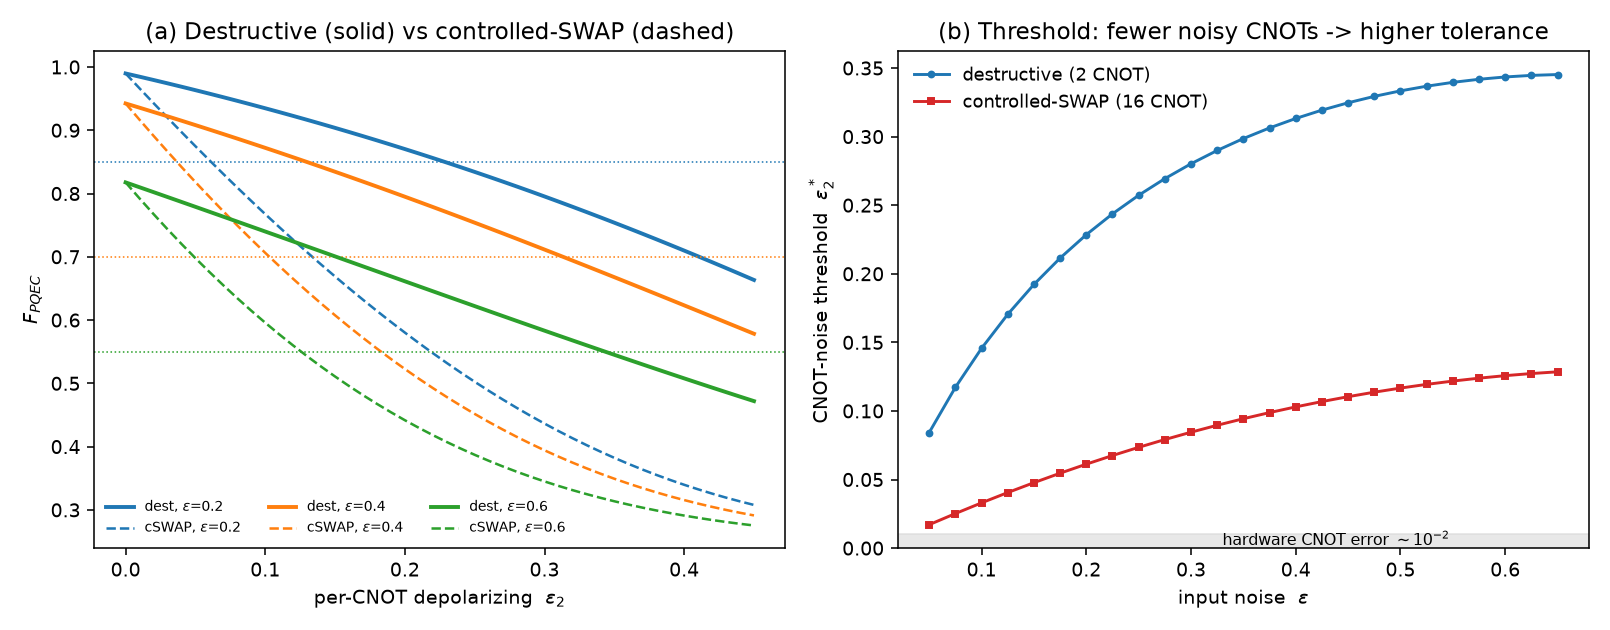

This chart was generated by the following Python code:
"""
Destructive / virtual-distillation SWAP gadget: same PQEC observable, 2 CNOTs.
=============================================================================

The controlled-SWAP gadget (H_a . CSWAP . CSWAP . H_a) needs, for a 2-qubit Bell
register, two decomposed Fredkins = 16 CNOTs.  But the quantity PQEC actually uses
is the purified observable

    F = <O>_purified = Tr(O rho^2) / Tr(rho^2)  (for two identical copies rho).

That can be obtained *without* an ancilla or any controlled-SWAP, via the
destructive SWAP test / virtual-distillation measurement
(Garcia-Escartin & Chamorro-Posada 2013; Huggins et al. 2021): apply a Bell-basis
change between corresponding qubits of the two copies and read out.  For an
M-qubit register this uses only **M CNOTs** (here M = 2) instead of 16.

Construction (registers A=(A1,A2), B=(B1,B2), qubits (0,1,2,3), no ancilla):

  SWAP_reg = SWAP_{A1B1} SWAP_{A2B2}
  V        = [H_{A1} CNOT_{A1->B1}] [H_{A2} CNOT_{A2->B2}]        (Bell-basis change)
  Pi       = V SWAP_reg V^dagger        (diagonalized SWAP; a Z-basis observable)

  denominator observable  O_den = Pi                       -> <O_den> = Tr(rho^2)
  numerator observable    O_num = V [ 1/2 (O_A SWAP_reg + SWAP_reg O_A) ] V^dagger
                                                            -> <O_num> = Tr(O rho^2)

The experiment applies the (noisy) Bell-change V and measures the FIXED
ideal-frame observables O_den, O_num; F = <O_num>/<O_den>.

Results (verified in main()):
  * Ideal (no gate noise): F equals the controlled-SWAP gadget and Tr(Orho^2)/Tr(rho^2)
    to ~1e-15, for the fidelity projector and for a generic Pauli observable.
  * With a two-qubit depolarizing channel eps2 after each CNOT (single-qubit gates
    ideal, same convention as the controlled-SWAP study), the CNOT-noise threshold
    eps2* is ~3-4x higher than the 16-CNOT controlled-SWAP gadget -- because only
    2 CNOTs carry noise.

Caveat: the destructive gadget is measurement-only; it yields <O> but not a
coherent purified state to feed forward.  It is the right tool for the
observable/threshold analysis, not for interleaving a purified state in an algorithm.

Run:  python destructive_gadget.py
"""

import numpy as np
import matplotlib.pyplot as plt
import pennylane as qml

from noisy_bell_state import make_noisy_bell, O_PHI_PLUS, global_depol_kraus
from pqec_gadget import obs_purified                     # controlled-SWAP gadget (ideal)
from pqec_cnot_threshold import F_dec as F_cswap, F_bare, eps2_star as eps2_star_cswap

np.set_printoptions(precision=4, suppress=True)

# ---------------------------------------------------------------------------
# 4-qubit operators, ordering (A1,A2,B1,B2) = qubits (0,1,2,3), qubit 0 = MSB
# ---------------------------------------------------------------------------
_I2 = np.eye(2, dtype=complex)
_H = np.array([[1, 1], [1, -1]], dtype=complex) / np.sqrt(2)
_Z = np.array([[1, 0], [0, -1]], dtype=complex)


def _embed1(g, i, n=4):
    ops = [_I2] * n
    ops[i] = g
    M = ops[0]
    for o in ops[1:]:
        M = np.kron(M, o)
    return M


def _cnot4(c, t, n=4):
    dim = 2 ** n
    M = np.zeros((dim, dim), dtype=complex)
    for x in range(dim):
        b = [(x >> (n - 1 - k)) & 1 for k in range(n)]
        if b[c]:
            b[t] ^= 1
        M[sum(v << (n - 1 - k) for k, v in enumerate(b)), x] = 1
    return M


def _swap4(i, j, n=4):
    dim = 2 ** n
    M = np.zeros((dim, dim), dtype=complex)
    for x in range(dim):
        b = [(x >> (n - 1 - k)) & 1 for k in range(n)]
        b[i], b[j] = b[j], b[i]
        M[sum(v << (n - 1 - k) for k, v in enumerate(b)), x] = 1
    return M


SWAP_REG = _swap4(0, 2) @ _swap4(1, 3)                       # SWAP_{A1B1} SWAP_{A2B2}
V_BELL = _embed1(_H, 0) @ _cnot4(0, 2) @ _embed1(_H, 1) @ _cnot4(1, 3)   # Bell-change
PI = V_BELL @ SWAP_REG @ V_BELL.conj().T                     # diagonalized SWAP


def _observables(O2):
    """Fixed (ideal-frame) numerator and denominator observables for a 2-qubit
    register observable O2 acting on A=(A1,A2)."""
    O_A = np.kron(O2, np.eye(4, dtype=complex))
    O_num = V_BELL @ (0.5 * (O_A @ SWAP_REG + SWAP_REG @ O_A)) @ V_BELL.conj().T
    return O_num, PI


# ---------------------------------------------------------------------------
# Genuine destructive gadget circuit (no ancilla; 2 CNOTs; noise after each CNOT)
# ---------------------------------------------------------------------------
_dev = qml.device("default.mixed", wires=4)


def _dest_state(rho_AB, eps2):
    @qml.qnode(_dev)
    def c():
        qml.QubitDensityMatrix(rho_AB, wires=[0, 1, 2, 3])
        qml.CNOT(wires=[0, 2])
        if eps2 > 0:
            qml.QubitChannel(global_depol_kraus(eps2), wires=[0, 2])
        qml.Hadamard(0)
        qml.CNOT(wires=[1, 3])
        if eps2 > 0:
            qml.QubitChannel(global_depol_kraus(eps2), wires=[1, 3])
        qml.Hadamard(1)
        return qml.density_matrix(wires=[0, 1, 2, 3])
    return c()


def F_dest(eps, eps2, O2=O_PHI_PLUS):
    """Purified observable from the destructive gadget with 2-qubit depol eps2 after
    each CNOT (single-qubit gates ideal)."""
    rho = make_noisy_bell(eps)
    s = _dest_state(np.kron(rho, rho), eps2)
    O_num, O_den = _observables(O2)
    return float((np.trace(O_num @ s) / np.trace(O_den @ s)).real)


def threshold_dest(eps, hi=0.98):
    t = 1 - eps
    fb = F_bare(t)
    f = lambda e: F_dest(eps, e) - fb
    if f(1e-9) <= 0:
        return 0.0
    lo, hi_ = 0.0, hi
    for _ in range(60):
        m = 0.5 * (lo + hi_)
        lo, hi_ = (m, hi_) if f(m) > 0 else (lo, m)
    return 0.5 * (lo + hi_)


# ===========================================================================
def main():
    print("=" * 78)
    print(" Destructive / VD gadget (2 CNOTs) vs controlled-SWAP gadget (16 CNOTs)")
    print("=" * 78)

    # (0) IDEAL equivalence: destructive == controlled-SWAP == exact trace
    print("\n (0) ideal equivalence  F = Tr(O rho^2)/Tr(rho^2)  (eps2 = 0):")
    ZZ = np.kron(_Z, _Z)
    worst = 0.0
    for eps in [0.2, 0.4, 0.6]:
        rho = make_noisy_bell(eps)
        # fidelity projector O = |Phi+><Phi+|
        fd = F_dest(eps, 0.0, O_PHI_PLUS)
        fc = obs_purified(rho)
        fe = float((np.trace(O_PHI_PLUS @ rho @ rho) / np.trace(rho @ rho)).real)
        # generic Pauli O = ZZ
        gd = F_dest(eps, 0.0, ZZ)
        ge = float((np.trace(ZZ @ rho @ rho) / np.trace(rho @ rho)).real)
        worst = max(worst, abs(fd - fc), abs(fd - fe), abs(gd - ge))
        print(f"   eps={eps}:  Phi+  dest={fd:.8f} cSWAP={fc:.8f} exact={fe:.8f} | "
              f"ZZ dest={gd:.8f} exact={ge:.8f}")
    print(f"   max deviation = {worst:.2e}   "
          f"{'PASS' if worst < 1e-12 else 'FAIL'}")

    # (1) CNOT-noise threshold comparison
    print("\n (1) CNOT-noise threshold eps2*  (single-qubit gates ideal):")
    print(f"   {'eps':>5} {'dest (2 CNOT)':>14} {'cSWAP (16 CNOT)':>16} {'ratio':>7}")
    rows = []
    for eps in [0.10, 0.20, 0.30, 0.40, 0.50, 0.60]:
        d = threshold_dest(eps)
        c = eps2_star_cswap(1 - eps)
        rows.append((eps, d, c))
        print(f"   {eps:>5.2f} {d:>14.4f} {c:>16.4f} {d / c:>7.2f}")
    print("   -> the destructive gadget tolerates ~3-4x higher per-CNOT noise")
    print("      (2 noisy CNOTs instead of 16).")

    # ---- Figure ----------------------------------------------------------
    fig, axes = plt.subplots(1, 2, figsize=(11.5, 4.5))

    ax = axes[0]
    e2s = np.linspace(0, 0.45, 46)
    for eps, c in [(0.2, "C0"), (0.4, "C1"), (0.6, "C2")]:
        ax.plot(e2s, [F_dest(eps, e) for e in e2s], "-", color=c, lw=2,
                label=f"dest, $\\varepsilon$={eps}")
        ax.plot(e2s, [F_cswap(e, 1 - eps) for e in e2s], "--", color=c, lw=1.3,
                label=f"cSWAP, $\\varepsilon$={eps}")
        ax.axhline(F_bare(1 - eps), color=c, ls=":", lw=0.8)
    ax.set_xlabel(r"per-CNOT depolarizing  $\varepsilon_2$")
    ax.set_ylabel(r"$F_{PQEC}$")
    ax.set_title("(a) Destructive (solid) vs controlled-SWAP (dashed)")
    ax.legend(frameon=False, fontsize=7, ncol=3, loc="lower left")

    ax = axes[1]
    es = np.linspace(0.05, 0.65, 25)
    ax.plot(es, [threshold_dest(e) for e in es], "-o", color="C0", ms=3,
            label="destructive (2 CNOT)")
    ax.plot(es, [eps2_star_cswap(1 - e) for e in es], "-s", color="C3", ms=3,
            label="controlled-SWAP (16 CNOT)")
    ax.axhspan(0, 0.01, color="0.85", alpha=0.6)
    ax.text(0.33, 0.006, "hardware CNOT error $\\sim10^{-2}$", fontsize=8, va="center")
    ax.set_xlabel(r"input noise  $\varepsilon$")
    ax.set_ylabel(r"CNOT-noise threshold  $\varepsilon_2^*$")
    ax.set_title("(b) Threshold: fewer noisy CNOTs -> higher tolerance")
    ax.set_ylim(0, None)
    ax.legend(frameon=False, fontsize=9)

    fig.tight_layout()
    fig.savefig("destructive_gadget.png", dpi=140)
    print("\n  saved  destructive_gadget.png")


if __name__ == "__main__":
    main()
